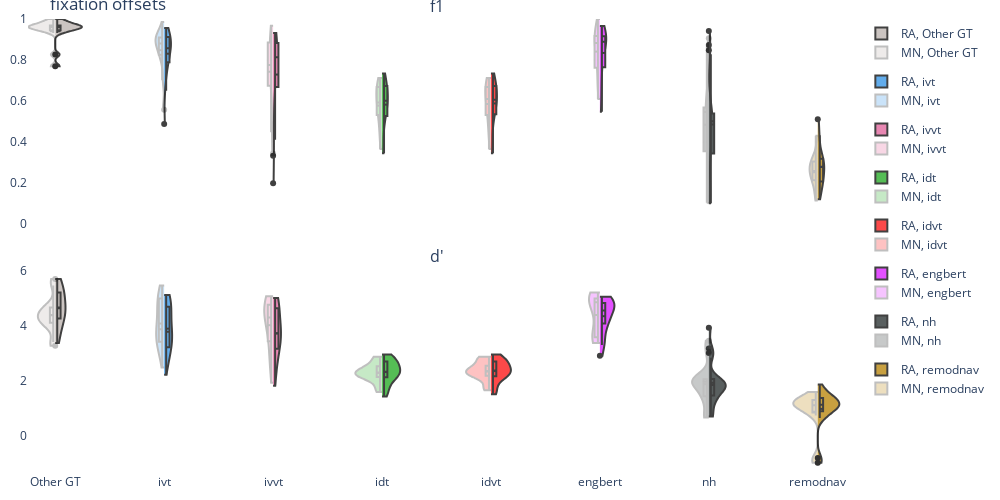

This figure's notebook cell:
### Markdown cell above
### (2) Offset Distributions

### Code cell
offset_distribution_figure = ch_sdt.single_threshold_figure(
    csdt_metrics.loc[(slice(None), [peyes.constants.D_PRIME_STR, peyes.constants.F1_STR], slice(None)), :],
    peyes.constants.OFFSET_STR,
    THRESHOLD,
    GT1,
    gt2=GT2,
    show_other_gt=True,
    share_x=True,
    colors={k: v[1] for k, v in LABELER_PLOTTING_CONFIG.items()},
)

offset_distribution_figure.update_layout(
    title=dict(text="fixation offsets"),
    width=1000, height=500,
    paper_bgcolor='rgba(0, 0, 0, 0)',
    plot_bgcolor='rgba(0, 0, 0, 0)',
    margin=dict(l=10, r=10, b=10, t=10, pad=0),
)
# offset_distribution_figure.layout.annotations = []   # remove subtitles

offset_distribution_figure.show()

### Figure 1 — Plotly figure (JSON) as saved in the notebook; plotly's stock layout.template omitted (floating-point values rounded to 4 significant figures)
{"data": [{"box": {"visible": true}, "fillcolor": "#bab0ac", "legendgroup": "Other GT", "line": {"color": "black"}, "meanline": {"visible": true}, "name": "RA, Other GT", "opacity": 0.75, "scalegroup": "f1", "showlegend": true, "side": "positive", "spanmode": "hard", "x0": "Other GT", "y": [0.9455, 0.7692, 0.9474, 0.9552, 0.9538, 0.9831, 1.0, 0.9677, 0.9643, 0.9688, 0.931, 0.8261, 0.9851, 0.9655], "type": "violin", "xaxis": "x", "yaxis": "y"}, {"box": {"visible": true}, "fillcolor": "#2E91E5", "legendgroup": "ivt", "line": {"color": "black"}, "meanline": {"visible": true}, "name": "RA, ivt", "opacity": 0.75, "scalegroup": "f1", "showlegend": true, "side": "positive", "spanmode": "hard", "x0": "ivt", "y": [0.8525, 0.9091, 0.9315, 0.9254, 0.7812, 0.6494, 0.7356, 0.7317, 0.9153, 0.8065, 0.8696, 0.8615, 0.9565, 0.875, 0.84, 0.7949, 0.8485, 0.4857, 0.9444, 0.8889], "type": "violin", "xaxis": "x", "yaxis": "y"}, {"box": {"visible": true}, "fillcolor": "#E15F99", "legendgroup": "ivvt", "line": {"color": "black"}, "meanline": {"visible": true}, "name": "RA, ivvt", "opacity": 0.75, "scalegroup": "f1", "showlegend": true, "side": "positive", "spanmode": "hard", "x0": "ivvt", "y": [0.871, 0.6667, 0.8947, 0.8857, 0.8788, 0.4094, 0.5042, 0.1955, 0.8615, 0.8267, 0.8, 0.8, 0.8293, 0.8986, 0.9286, 0.6818, 0.7013, 0.3304, 0.6667, 0.931], "type": "violin", "xaxis": "x", "yaxis": "y"}, {"box": {"visible": true}, "fillcolor": "#1CA71C", "legendgroup": "idt", "line": {"color": "black"}, "meanline": {"visible": true}, "name": "RA, idt", "opacity": 0.75, "scalegroup": "f1", "showlegend": true, "side": "positive", "spanmode": "hard", "x0": "idt", "y": [0.6957, 0.5, 0.7333, 0.6222, 0.6939, 0.6047, 0.7143, 0.5161, 0.6047, 0.5333, 0.6667, 0.5957, 0.6786, 0.5833, 0.3429, 0.6296, 0.4074, 0.3462, 0.5714, 0.5778], "type": "violin", "xaxis": "x", "yaxis": "y"}, {"box": {"visible": true}, "fillcolor": "#FB0D0D", "legendgroup": "idvt", "line": {"color": "black"}, "meanline": {"visible": true}, "name": "RA, idvt", "opacity": 0.75, "scalegroup": "f1", "showlegend": true, "side": "positive", "spanmode": "hard", "x0": "idvt", "y": [0.6957, 0.5, 0.7333, 0.6222, 0.6939, 0.6047, 0.7143, 0.5333, 0.6047, 0.5333, 0.6667, 0.5957, 0.6786, 0.5833, 0.3429, 0.6538, 0.4231, 0.3673, 0.5818, 0.6047], "type": "violin", "xaxis": "x", "yaxis": "y"}, {"box": {"visible": true}, "fillcolor": "#DA16FF", "legendgroup": "engbert", "line": {"color": "black"}, "meanline": {"visible": true}, "name": "RA, engbert", "opacity": 0.75, "scalegroup": "f1", "showlegend": true, "side": "positive", "spanmode": "hard", "x0": "engbert", "y": [0.918, 0.5455, 0.9315, 0.8857, 0.9355, 0.7714, 0.6526, 0.6977, 0.9333, 0.8919, 0.8333, 0.9032, 0.8831, 0.9118, 0.9123, 0.7561, 0.8485, 0.597, 0.9041, 0.9655], "type": "violin", "xaxis": "x", "yaxis": "y"}, {"box": {"visible": true}, "fillcolor": "#222A2A", "legendgroup": "nh", "line": {"color": "black"}, "meanline": {"visible": true}, "name": "RA, nh", "opacity": 0.75, "scalegroup": "f1", "showlegend": true, "side": "positive", "spanmode": "hard", "x0": "nh", "y": [0.5091, 0.375, 0.1111, 0.5079, 0.3934, 0.5098, 0.1951, 0.3077, 0.8475, 0.9412, 0.5, 0.4746, 0.5588, 0.4839, 0.8727, 0.5172, 0.1429, 0.5, 0.09756, 0.8276], "type": "violin", "xaxis": "x", "yaxis": "y"}, {"box": {"visible": true}, "fillcolor": "#B68100", "legendgroup": "remodnav", "line": {"color": "black"}, "meanline": {"visible": true}, "name": "RA, remodnav", "opacity": 0.75, "scalegroup": "f1", "showlegend": true, "side": "positive", "spanmode": "hard", "x0": "remodnav", "y": [0.2, 0.2979, 0.5091, 0.4314, 0.3077, 0.2326, 0.16, 0.2927, 0.2222, 0.4, 0.2051, 0.15, 0.32, 0.2381, 0.2609, 0.1176, 0.2979, 0.3158], "type": "violin", "xaxis": "x", "yaxis": "y"}, {"box": {"visible": true}, "fillcolor": "#bab0ac", "legendgroup": "Other GT", "line": {"color": "black"}, "meanline": {"visible": true}, "name": "MN, Other GT", "opacity": 0.25, "scalegroup": "f1", "showlegend": true, "side": "negative", "spanmode": "hard", "x0": "Other GT", "y": [0.9455, 0.7692, 0.9474, 0.9552, 0.9538, 0.9831, 1.0, 0.9677, 0.9643, 0.9688, 0.931, 0.8261, 0.9851, 0.9655], "type": "violin", "xaxis": "x", "yaxis": "y"}, {"box": {"visible": true}, "fillcolor": "#2E91E5", "legendgroup": "ivt", "line": {"color": "black"}, "meanline": {"visible": true}, "name": "MN, ivt", "opacity": 0.25, "scalegroup": "f1", "showlegend": true, "side": "negative", "spanmode": "hard", "x0": "ivt", "y": [0.9, 0.8333, 0.7, 0.7778, 0.8857, 0.9091, 0.9855, 0.9062, 0.875, 0.825, 0.8529, 0.5556, 0.9296, 0.9286], "type": "violin", "xaxis": "x", "yaxis": "y"}, {"box": {"visible": true}, "fillcolor": "#E15F99", "legendgroup": "ivvt", "line": {"color": "black"}, "meanline": {"visible": true}, "name": "MN, ivvt", "opacity": 0.25, "scalegroup": "f1", "showlegend": true, "side": "negative", "spanmode": "hard", "x0": "ivvt", "y": [0.8852, 0.7368, 0.4462, 0.541, 0.7901, 0.8451, 0.8293, 0.8986, 0.963, 0.7111, 0.7595, 0.3419, 0.6735, 0.9667], "type": "violin", "xaxis": "x", "yaxis": "y"}, {"box": {"visible": true}, "fillcolor": "#1CA71C", "legendgroup": "idt", "line": {"color": "black"}, "meanline": {"visible": true}, "name": "MN, idt", "opacity": 0.25, "scalegroup": "f1", "showlegend": true, "side": "negative", "spanmode": "hard", "x0": "idt", "y": [0.7111, 0.4444, 0.5652, 0.678, 0.5306, 0.5417, 0.6429, 0.6667, 0.3636, 0.6786, 0.4286, 0.5556, 0.6182, 0.6383], "type": "violin", "xaxis": "x", "yaxis": "y"}, {"box": {"visible": true}, "fillcolor": "#FB0D0D", "legendgroup": "idvt", "line": {"color": "black"}, "meanline": {"visible": true}, "name": "MN, idvt", "opacity": 0.25, "scalegroup": "f1", "showlegend": true, "side": "negative", "spanmode": "hard", "x0": "idvt", "y": [0.7111, 0.4444, 0.5652, 0.678, 0.5306, 0.5417, 0.6429, 0.6667, 0.3636, 0.7037, 0.4444, 0.5882, 0.6296, 0.6667], "type": "violin", "xaxis": "x", "yaxis": "y"}, {"box": {"visible": true}, "fillcolor": "#DA16FF", "legendgroup": "engbert", "line": {"color": "black"}, "meanline": {"visible": true}, "name": "MN, engbert", "opacity": 0.25, "scalegroup": "f1", "showlegend": true, "side": "negative", "spanmode": "hard", "x0": "engbert", "y": [0.9, 0.6087, 0.7945, 0.6939, 0.8493, 0.9524, 0.8831, 0.9118, 0.9455, 0.7619, 0.8824, 0.6667, 0.9167, 1.0], "type": "violin", "xaxis": "x", "yaxis": "y"}, {"box": {"visible": true}, "fillcolor": "#222A2A", "legendgroup": "nh", "line": {"color": "black"}, "meanline": {"visible": true}, "name": "MN, nh", "opacity": 0.25, "scalegroup": "f1", "showlegend": true, "side": "negative", "spanmode": "hard", "x0": "nh", "y": [0.5556, 0.3529, 0.5556, 0.2273, 0.5846, 0.5667, 0.5588, 0.4516, 0.9057, 0.5333, 0.1364, 0.36, 0.1, 0.8667], "type": "violin", "xaxis": "x", "yaxis": "y"}, {"box": {"visible": true}, "fillcolor": "#B68100", "legendgroup": "remodnav", "line": {"color": "black"}, "meanline": {"visible": true}, "name": "MN, remodnav", "opacity": 0.25, "scalegroup": "f1", "showlegend": true, "side": "negative", "spanmode": "hard", "x0": "remodnav", "y": [0.2051, 0.2857, 0.2174, 0.4286, 0.25, 0.15, 0.32, 0.25, 0.25, 0.1111, 0.3043, 0.3], "type": "violin", "xaxis": "x", "yaxis": "y"}, {"box": {"visible": true}, "fillcolor": "#bab0ac", "legendgroup": "Other GT", "line": {"color": "black"}, "meanline": {"visible": true}, "name": "RA, Other GT", "opacity": 0.75, "scalegroup": "d_prime", "showlegend": false, "side": "positive", "spanmode": "hard", "x0": "Other GT", "y": [4.292, 3.582, 5.206, 5.203, 4.457, 5.458, 5.697, 4.673, 3.995, 5.311, 4.257, 3.367, 4.708, 4.635], "type": "violin", "xaxis": "x2", "yaxis": "y2"}, {"box": {"visible": true}, "fillcolor": "#2E91E5", "legendgroup": "ivt", "line": {"color": "black"}, "meanline": {"visible": true}, "name": "RA, ivt", "opacity": 0.75, "scalegroup": "d_prime", "showlegend": false, "side": "positive", "spanmode": "hard", "x0": "ivt", "y": [3.598, 3.81, 5.044, 5.046, 2.941, 3.013, 4.433, 4.772, 3.745, 2.626, 3.664, 3.897, 4.482, 3.563, 3.134, 4.601, 4.798, 2.21, 5.116, 3.293], "type": "violin", "xaxis": "x2", "yaxis": "y2"}, {"box": {"visible": true}, "fillcolor": "#E15F99", "legendgroup": "ivvt", "line": {"color": "black"}, "meanline": {"visible": true}, "name": "RA, ivvt", "opacity": 0.75, "scalegroup": "d_prime", "showlegend": false, "side": "positive", "spanmode": "hard", "x0": "ivvt", "y": [3.936, 5.004, 4.879, 4.881, 3.71, 2.726, 2.636, 1.818, 4.072, 2.996, 4.599, 3.69, 4.655, 4.93, 3.743, 3.371, 3.431, 2.045, 3.32, 3.866], "type": "violin", "xaxis": "x2", "yaxis": "y2"}, {"box": {"visible": true}, "fillcolor": "#1CA71C", "legendgroup": "idt", "line": {"color": "black"}, "meanline": {"visible": true}, "name": "RA, idt", "opacity": 0.75, "scalegroup": "d_prime", "showlegend": false, "side": "positive", "spanmode": "hard", "x0": "idt", "y": [2.777, 2.42, 2.722, 2.728, 2.946, 2.409, 2.665, 2.175, 2.136, 2.201, 2.849, 2.305, 2.598, 2.331, 1.74, 2.313, 1.537, 1.428, 2.115, 1.852], "type": "violin", "xaxis": "x2", "yaxis": "y2"}, {"box": {"visible": true}, "fillcolor": "#FB0D0D", "legendgroup": "idvt", "line": {"color": "black"}, "meanline": {"visible": true}, "name": "RA, idvt", "opacity": 0.75, "scalegroup": "d_prime", "showlegend": false, "side": "positive", "spanmode": "hard", "x0": "idvt", "y": [2.777, 2.42, 2.722, 2.728, 2.946, 2.409, 2.665, 2.229, 2.136, 2.201, 2.849, 2.305, 2.598, 2.331, 1.74, 2.468, 1.601, 1.501, 2.186, 2.136], "type": "violin", "xaxis": "x2", "yaxis": "y2"}, {"box": {"visible": true}, "fillcolor": "#DA16FF", "legendgroup": "engbert", "line": {"color": "black"}, "meanline": {"visible": true}, "name": "RA, engbert", "opacity": 0.75, "scalegroup": "d_prime", "showlegend": false, "side": "positive", "spanmode": "hard", "x0": "engbert", "y": [5.049, 4.818, 5.044, 4.881, 4.113, 4.605, 3.296, 4.704, 4.409, 4.111, 3.516, 4.083, 4.834, 4.985, 3.485, 4.5, 4.798, 2.907, 4.078, 4.635], "type": "violin", "xaxis": "x2", "yaxis": "y2"}, {"box": {"visible": true}, "fillcolor": "#222A2A", "legendgroup": "nh", "line": {"color": "black"}, "meanline": {"visible": true}, "name": "RA, nh", "opacity": 0.75, "scalegroup": "d_prime", "showlegend": false, "side": "positive", "spanmode": "hard", "x0": "nh", "y": [1.873, 2.153, 1.3, 1.816, 1.434, 1.9, 1.111, 1.485, 3.003, 3.926, 1.775, 1.735, 1.95, 1.735, 3.168, 1.864, 0.7035, 1.96, 0.695, 2.829], "type": "violin", "xaxis": "x2", "yaxis": "y2"}, {"box": {"visible": true}, "fillcolor": "#B68100", "legendgroup": "remodnav", "line": {"color": "black"}, "meanline": {"visible": true}, "name": "RA, remodnav", "opacity": 0.75, "scalegroup": "d_prime", "showlegend": false, "side": "positive", "spanmode": "hard", "x0": "remodnav", "y": [1.012, -0.984, 1.368, 1.862, 1.655, 1.431, 1.181, 0.9803, 0.8973, 0.6432, 1.501, 1.104, 1.098, 1.293, 0.6769, 1.163, 0.884, -0.8082, 1.368, 1.15], "type": "violin", "xaxis": "x2", "yaxis": "y2"}, {"box": {"visible": true}, "fillcolor": "#bab0ac", "legendgroup": "Other GT", "line": {"color": "black"}, "meanline": {"visible": true}, "name": "MN, Other GT", "opacity": 0.25, "scalegroup": "d_prime", "showlegend": false, "side": "negative", "spanmode": "hard", "x0": "Other GT", "y": [4.384, 3.408, 4.12, 4.205, 4.373, 4.656, 5.697, 4.673, 4.637, 4.382, 4.107, 3.27, 5.456, 4.011], "type": "violin", "xaxis": "x2", "yaxis": "y2"}, {"box": {"visible": true}, "fillcolor": "#2E91E5", "legendgroup": "ivt", "line": {"color": "black"}, "meanline": {"visible": true}, "name": "MN, ivt", "opacity": 0.25, "scalegroup": "d_prime", "showlegend": false, "side": "negative", "spanmode": "hard", "x0": "ivt", "y": [4.988, 3.412, 3.127, 4.496, 3.739, 4.986, 5.455, 3.865, 3.301, 4.656, 3.862, 2.48, 5.045, 3.638], "type": "violin", "xaxis": "x2", "yaxis": "y2"}, {"box": {"visible": true}, "fillcolor": "#E15F99", "legendgroup": "ivvt", "line": {"color": "black"}, "meanline": {"visible": true}, "name": "MN, ivvt", "opacity": 0.25, "scalegroup": "d_prime", "showlegend": false, "side": "negative", "spanmode": "hard", "x0": "ivvt", "y": [4.934, 5.065, 2.797, 2.71, 3.65, 4.759, 4.655, 4.93, 4.272, 3.436, 4.524, 1.922, 4.267, 4.312], "type": "violin", "xaxis": "x2", "yaxis": "y2"}, {"box": {"visible": true}, "fillcolor": "#1CA71C", "legendgroup": "idt", "line": {"color": "black"}, "meanline": {"visible": true}, "name": "MN, idt", "opacity": 0.25, "scalegroup": "d_prime", "showlegend": false, "side": "negative", "spanmode": "hard", "x0": "idt", "y": [2.832, 2.285, 2.285, 2.523, 2.181, 2.095, 2.418, 2.865, 1.791, 2.536, 1.584, 2.131, 2.299, 2.22], "type": "violin", "xaxis": "x2", "yaxis": "y2"}, {"box": {"visible": true}, "fillcolor": "#FB0D0D", "legendgroup": "idvt", "line": {"color": "black"}, "meanline": {"visible": true}, "name": "MN, idvt", "opacity": 0.25, "scalegroup": "d_prime", "showlegend": false, "side": "negative", "spanmode": "hard", "x0": "idvt", "y": [2.832, 2.285, 2.285, 2.523, 2.181, 2.095, 2.418, 2.865, 1.791, 2.784, 1.652, 2.231, 2.383, 2.546], "type": "violin", "xaxis": "x2", "yaxis": "y2"}, {"box": {"visible": true}, "fillcolor": "#DA16FF", "legendgroup": "engbert", "line": {"color": "black"}, "meanline": {"visible": true}, "name": "MN, engbert", "opacity": 0.25, "scalegroup": "d_prime", "showlegend": false, "side": "negative", "spanmode": "hard", "x0": "engbert", "y": [4.988, 4.858, 3.672, 3.383, 3.575, 5.204, 4.834, 4.985, 4.014, 3.57, 4.882, 3.365, 4.983, 5.092], "type": "violin", "xaxis": "x2", "yaxis": "y2"}, {"box": {"visible": true}, "fillcolor": "#222A2A", "legendgroup": "nh", "line": {"color": "black"}, "meanline": {"visible": true}, "name": "MN, nh", "opacity": 0.25, "scalegroup": "d_prime", "showlegend": false, "side": "negative", "spanmode": "hard", "x0": "nh", "y": [2.049, 1.972, 2.029, 1.276, 2.059, 2.038, 1.95, 1.626, 3.449, 1.903, 0.6618, 1.437, 0.7109, 3.047], "type": "violin", "xaxis": "x2", "yaxis": "y2"}, {"box": {"visible": true}, "fillcolor": "#B68100", "legendgroup": "remodnav", "line": {"color": "black"}, "meanline": {"visible": true}, "name": "MN, remodnav", "opacity": 0.25, "scalegroup": "d_prime", "showlegend": false, "side": "negative", "spanmode": "hard", "x0": "remodnav", "y": [1.036, -0.985, 1.351, 1.12, 1.592, 1.296, 1.098, 1.293, 0.7322, 1.117, 0.8464, -0.8099, 1.391, 1.095], "type": "violin", "xaxis": "x2", "yaxis": "y2"}], "layout": {"xaxis": {"anchor": "y", "domain": [0.0, 1.0], "matches": "x2", "showticklabels": false}, "yaxis": {"anchor": "x", "domain": [0.55, 1.0], "range": [0, 1]}, "xaxis2": {"anchor": "y2", "domain": [0.0, 1.0]}, "yaxis2": {"anchor": "x2", "domain": [0.0, 0.45]}, "annotations": [{"font": {"size": 16}, "showarrow": false, "text": "f1", "x": 0.5, "xanchor": "center", "xref": "paper", "y": 1.0, "yanchor": "bottom", "yref": "paper"}, {"font": {"size": 16}, "showarrow": false, "text": "d'", "x": 0.5, "xanchor": "center", "xref": "paper", "y": 0.45, "yanchor": "bottom", "yref": "paper"}], "title": {"text": "fixation offsets"}, "violinmode": "overlay", "boxmode": "group", "boxgroupgap": 0, "boxgap": 0, "margin": {"l": 10, "r": 10, "b": 10, "t": 10, "pad": 0}, "width": 1000, "height": 500, "paper_bgcolor": "rgba(0, 0, 0, 0)", "plot_bgcolor": "rgba(0, 0, 0, 0)"}}
